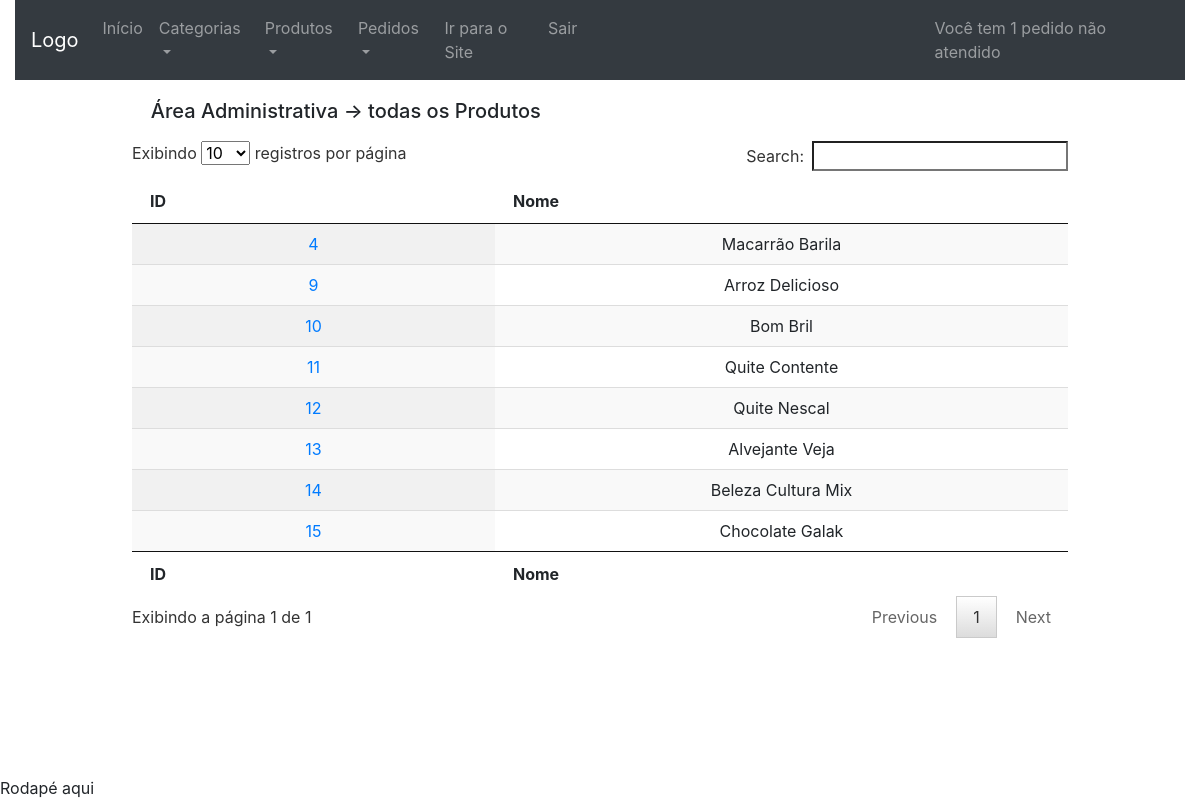
Page /area_administrativa/todos_os_produtos (signed in) on the committed database.
### catalog/models.py (models this page shows, shortened)
class Product(models.Model):
	name = models.CharField('Nome', max_length=100)
	description = models.TextField('Nome', max_length=300)
	image = models.ImageField(upload_to="product_image",
		verbose_name="Imagem", null=True, blank=True)
	value = models.DecimalField('Valor', max_digits=6, decimal_places=2)
	brand = models.CharField("Marca", max_length=100,
		null=True, blank=True)
	category = models.ForeignKey(Category, on_delete=models.CASCADE,
		null=True, blank=True)
	class Meta:
		verbose_name = "Produto"
		verbose_name_plural = "Produtos"
		ordering = ['name']

### dashboard_admin/views.py (the view)
# urls.py: path('todos_os_produtos', views.show_all_products,
@login_required
def show_all_products(request):
	noForwardedsInfo(request)
	products = Product.objects.all()
	context = {'products':products}
	return render(request, 'dashboard_admin/show_all_products.html',
		context)

### checkout/models.py (called while the page is built)
	@staticmethod
	def getNoForwardeds(ordersSendeds):
		total = 0
		for order in ordersSendeds:
			if order.forwarded == False:
				total = total + 1
		return total

### dashboard_admin/views.py (called while the page is built)
def noForwardedsInfo(request):
	ordersSendeds = Order.objects.filter(sended=True)
	request.session['no_forwarded'] = Order.getNoForwardeds(ordersSendeds)
	return ordersSendeds

### dashboard_admin/templates/dashboard_admin/show_all_products.html (shortened to what this page needs)
{% extends 'dashboard_admin/base.html' %}
{% load widget_tweaks %}
{% block conteudo %}
<div class="panel panel-default table-two-column panel-large">
	{% block dashboard_title %}
	<div class="panel-heading" style="margin: 2%;">
		<h5>Área Administrativa -> todas os Produtos </h5>
	</div>
	{% endblock %}
	<div class="panel-body">
		 <table id="table" class="display" cellspacing="0"
		        width="100%">
		    <thead>
		      <tr>
		        <th>ID</th>
		        <th>Nome</th>
		      </tr>
		    </thead>
		    <tfoot>
		      <tr>
		        <th>ID</th>
		        <th>Nome</th>
		      </tr>
		    </tfoot>
		    <tbody>
				{% for product in products %}
				<tr>
					<td style="text-align: center;">
						<a href="{% url 'dashboard_admin:edit_product' product.id %}"
						title="Detalhes do produto">
					  	{{ product.id }}
						</a>
					</td>
					<td style="text-align: center;">
						{{ product.name }}
					</td>
				</tr>
				{% endfor %}
		    </tbody>
		  </table>
	</div>
</div>
{% endblock %}

### dashboard_admin/static/dashboard_admin/css/extra.css (style rules this page uses)
.panel-large { width: 80%; margin: auto; }

### rows in the picture
Product: id "13", name "Alvejante Veja"
Product: id "9", name "Arroz Delicioso"
Product: id "14", name "Beleza Cultura Mix"
Product: id "10", name "Bom Bril"
Product: id "15", name "Chocolate Galak"
Product: id "4", name "Macarrão Barila"
Product: id "11", name "Quite Contente"
Product: id "12", name "Quite Nescal"

### other values in the picture
{{ request.session.no_forwarded }} "1"
